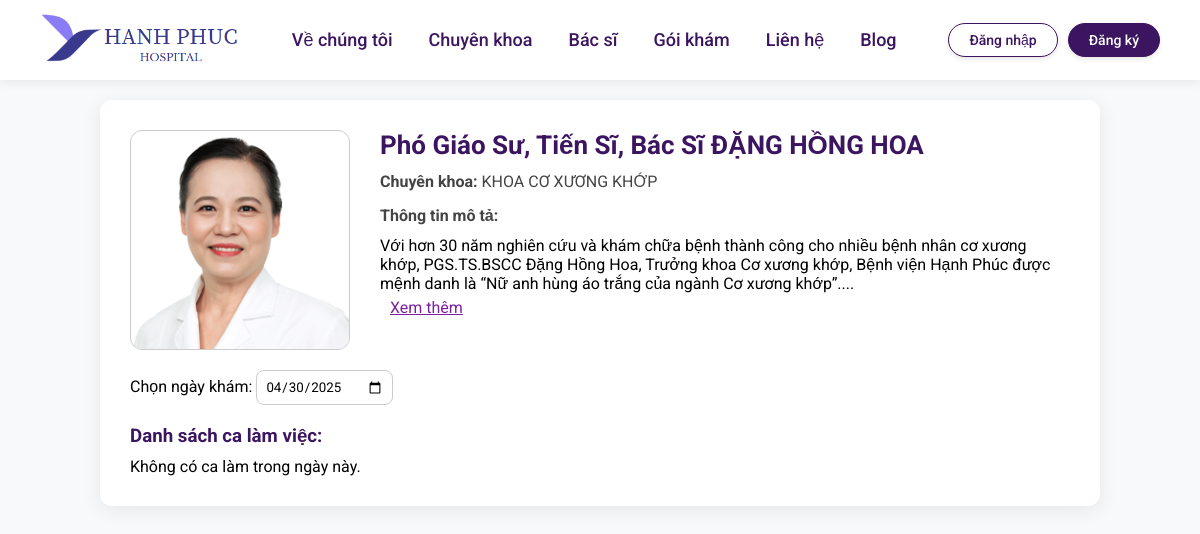
The app's page /?action=chitietbacsi&id=1 with its own data.
### tables this page shows
CREATE TABLE `bacsi` (
  `mabacsi` int(11) UNSIGNED NOT NULL,
  `motabs` varchar(1000) NOT NULL,
  `gioithieubs` varchar(5000) NOT NULL,
  `hoten` varchar(100) NOT NULL,
  `ngaysinh` date NOT NULL,
  `email` varchar(100) NOT NULL,
  `sdt` int(12) NOT NULL,
  `cccd` bigint(200) NOT NULL,
  `ngaybatdau` date NOT NULL,
  `ngayketthuc` date DEFAULT NULL,
  `imgbs` varchar(100) NOT NULL,
  `giakham` int(11) NOT NULL,
  `machuyenkhoa` int(11) UNSIGNED NOT NULL,
  `capbac` varchar(100) NOT NULL,
  `trangthai` varchar(50) NOT NULL,
  `tentk` varchar(100) NOT NULL
);

CREATE TABLE `chuyenkhoa` (
  `machuyenkhoa` int(11) UNSIGNED NOT NULL,
  `tenchuyenkhoa` varchar(100) NOT NULL,
  `mota` varchar(5000) DEFAULT NULL,
  `dichvu` varchar(5000) NOT NULL,
  `trangthai` int(11) DEFAULT NULL,
  `img` varchar(100) NOT NULL
);

### Models/mbacsi.php (called while the page is built, shortened)
<?php
 class mBacSi{
        public function chitietbacsi($id){
            $p = new clsKetNoi();
            $con = $p->moketnoi();
            $con->set_charset('utf8');
            if($con){
                $str = "select * from bacsi join chuyenkhoa on bacsi.machuyenkhoa = chuyenkhoa.machuyenkhoa where bacsi.mabacsi='$id'";
                $tbl = $con->query($str);
                return $tbl;
            }else{
                return false;
            }
        }
    }
?>

### Controllers/cbacsi.php (called while the page is built, shortened)
<?php
include_once("Models/mbacsi.php");
class cBacSi{
    public function getBacSiById($id){
        $p = new mBacSi();
        $tbl = $p->chitietbacsi($id);
        if(!$tbl){
            return -1;
        }else{
            if($tbl->num_rows > 0){
                return $tbl;
            }else{
                return 0;
            }
        }
    }
}
?>

### Models/mlichkham.php (called while the page is built, shortened)
<?php
class mLichKham {
    public function lichkham($ngay, $id, $gioHienTai = null) {
        $p = new clsKetNoi();
        $con = $p->moketnoi();
        $con->set_charset('utf8');
        if ($con) {
            $str = "";
            if ($ngay == date('Y-m-d') && $gioHienTai !== null) {
                $str = "SELECT * FROM lichlamviec AS lv
                        JOIN calamviec AS cv ON lv.macalamviec = cv.macalamviec
                        WHERE ngaylam = '$ngay' AND mabacsi = '$id' AND giobatdau >= '$gioHienTai'
                        AND (ghichu IS NULL OR ghichu != 'đã đặt')";
            } else {
                $str = "SELECT * FROM lichlamviec AS lv
                        JOIN calamviec AS cv ON lv.macalamviec = cv.macalamviec
                        WHERE ngaylam = '$ngay' AND mabacsi = '$id'
                        AND (ghichu IS NULL OR ghichu != 'đã đặt')";
            }
            $tbl = $con->query($str);
            return $tbl;
        } else {
            return false;
        }
    }
}
?>

### Controllers/clichkham.php (called while the page is built, shortened)
<?php
include_once("Models/mlichkham.php");
class cLichKham {
    public function getLichKhamOfBacSiByNgay($ngay, $id, $gioHienTai = null) {
        $p = new mLichKham();
        $tbl = $p->lichkham($ngay, $id, $gioHienTai);
        if (!$tbl) {
            return false;
        } else {
            return ($tbl->num_rows > 0) ? $tbl : false;
        }
    }
}
?>

### Views/benhnhan/pages/chitietbacsi/index.php (the view, shortened to what this page needs)
<?php
include_once("Controllers/cbacsi.php");
include_once("Controllers/clichkham.php");
$mabacsi = $_GET['id'];
$ngay = isset($_GET['ngay']) ? $_GET['ngay'] : date('Y-m-d');
$cBacSi = new cBacSi();
$bacsi = $cBacSi->getBacSiById($mabacsi);
$row = $bacsi->fetch_assoc();
$gioHienTai = date('H:i:s');
$cLichKham = new cLichKham();
$lichkham = $cLichKham->getLichKhamOfBacSiByNgay($ngay, $mabacsi, $gioHienTai);
?>
<div class="container">
    <div class="doctor-header">
        <img src="Assets/img/<?php echo htmlspecialchars($row['imgbs']); ?>" alt="Ảnh bác sĩ">
        <div class="doctor-info">
            <h2><?php echo htmlspecialchars($row['capbac']) . ' ' . htmlspecialchars($row['hoten']); ?></h2>
            <p><strong>Chuyên khoa:</strong> <?php echo htmlspecialchars($row['tenchuyenkhoa']); ?></p>
            <p><strong>Thông tin mô tả:</strong></p>
            <div id="short-description">
                <?php
                    $motangan = mb_substr(strip_tags($row['motabs']), 0, 800);
                    echo nl2br(htmlspecialchars($motangan)) . '...';
                ?>
            </div>
            <button id="toggle-mota-button">Xem thêm</button>
        </div>
    </div>
    <form method="get" id="form-ngay" class="date-picker">
        <label for="ngay">Chọn ngày khám:</label>
        <input type="date" name="ngay" id="ngay" value="<?php echo $ngay; ?>" min="<?php echo date('Y-m-d'); ?>" onchange="updateTimeAndSubmit();">
    </form>
<div class="shift-list">
    <h3>Danh sách ca làm việc:</h3>
    <div class="shift-buttons">
    <?php
    if ($lichkham === false || $lichkham->num_rows === 0) {
        echo "<p>Không có ca làm trong ngày này.</p>";
    }
    ?>
    </div>
</div>
</div>

### Views/benhnhan/layout/header.php (style rules this page uses)
* { margin: 0; padding: 0; box-sizing: border-box; font-family: 'Roboto', sans-serif; }
body { background-color: #f8f9fa; }

### Views/benhnhan/pages/chitietbacsi/index.php (style rules this page uses)
.container { max-width: 1000px; margin: auto; background: #fff; border-radius: 12px; padding: 30px; box-shadow: 0 4px 20px rgba(0,0,0,0.08); margin-top: 100px; }
.doctor-header { display: flex; gap: 30px; align-items: flex-start; margin-bottom: 20px; }
.doctor-header img { width: 220px; border-radius: 12px; border: 1px solid #ccc; object-fit: cover; }
.doctor-info { flex: 1; }
.doctor-info h2 { margin-top: 0; color: #3c1561; font-size: 26px; }
.doctor-info p { margin: 8px 0; color: #444; line-height: 1.6; }
.date-picker { margin-top: 20px; }
.date-picker input[type="date"], .date-picker input[type="time"] { padding: 8px; border-radius: 8px; border: 1px solid #ccc; }
.shift-list { margin-top: 20px; }
.shift-list h3 { margin-bottom: 10px; color: #3c1561; }
.shift-buttons { display: flex; flex-wrap: wrap; gap: 10px; }
#toggle-mota-button { background: none; border: none; color: #7b1fa2; font-size: 16px; font-weight: normal; cursor: pointer; text-decoration: underline; padding: 5px 10px; transition: color 0.3s ease; }

### records on screen
bacsi: imgbs (picture), capbac "Phó Giáo Sư, Tiến Sĩ, Bác Sĩ", hoten "ĐẶNG HỒNG HOA", machuyenkhoa.tenchuyenkhoa "KHOA CƠ XƯƠNG KHỚP", motabs "Với hơn 30 năm nghiên cứu và khám chữa bệnh thành công cho nhiều bệnh nhân cơ xương khớp, PGS.TS.BSCC Đặng Hồng Hoa, Trưởng khoa Cơ xương khớp, Bệnh viện Hạnh Phúc được mệnh danh là “Nữ anh hùng áo trắng của ngành Cơ xương khớp”."
